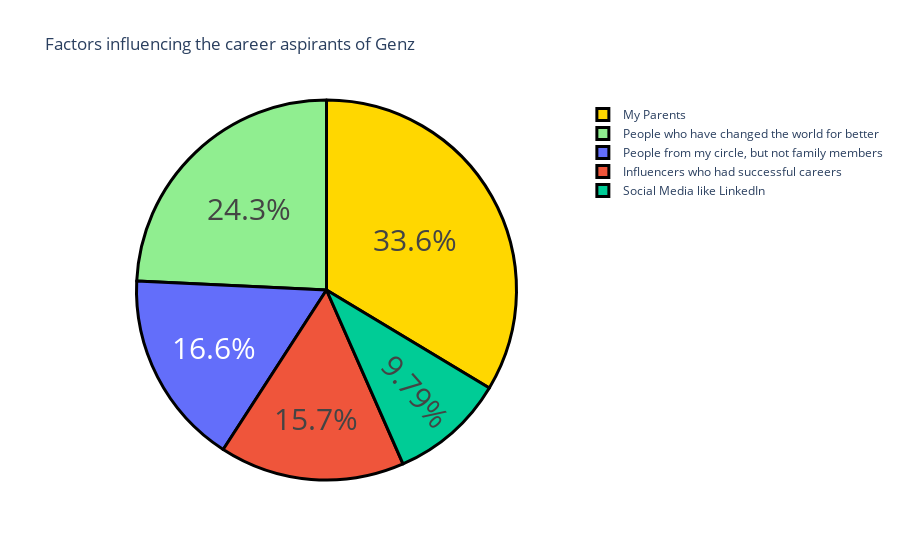

Write notebook code for a chart like this one.
### Markdown cell above
What are the Factors influencing the career aspirants of Genz

### Code cell
country = data['Which of the below factors influence the most about your career aspirations ?'].value_counts()
label = country.index
counts = country.values
colors = ['gold','lightgreen']
fig = go.Figure(data = [go.Pie(labels = label,values = counts)])
fig.update_layout(title_text = "Factors influencing the career aspirants of Genz")
fig.update_traces(hoverinfo= 'label+value',textinfo='percent',textfont_size = 30,marker = dict(colors = colors ,line = dict(color = 'black' ,width = 3 ) ) )
fig.show()

### Figure 1 — Plotly figure (JSON) as saved in the notebook; plotly's stock layout.template omitted (floating-point values rounded to 4 significant figures)
{"data": [{"hoverinfo": "label+value", "labels": ["My Parents", "People who have changed the world for better", "People from my circle, but not family members", "Influencers who had successful careers", "Social Media like LinkedIn"], "marker": {"colors": ["gold", "lightgreen"], "line": {"color": "black", "width": 3}}, "textfont": {"size": 30}, "textinfo": "percent", "type": "pie", "values": [79, 57, 39, 37, 23]}], "layout": {"autosize": true, "title": {"text": "Factors influencing the career aspirants of Genz"}}}
